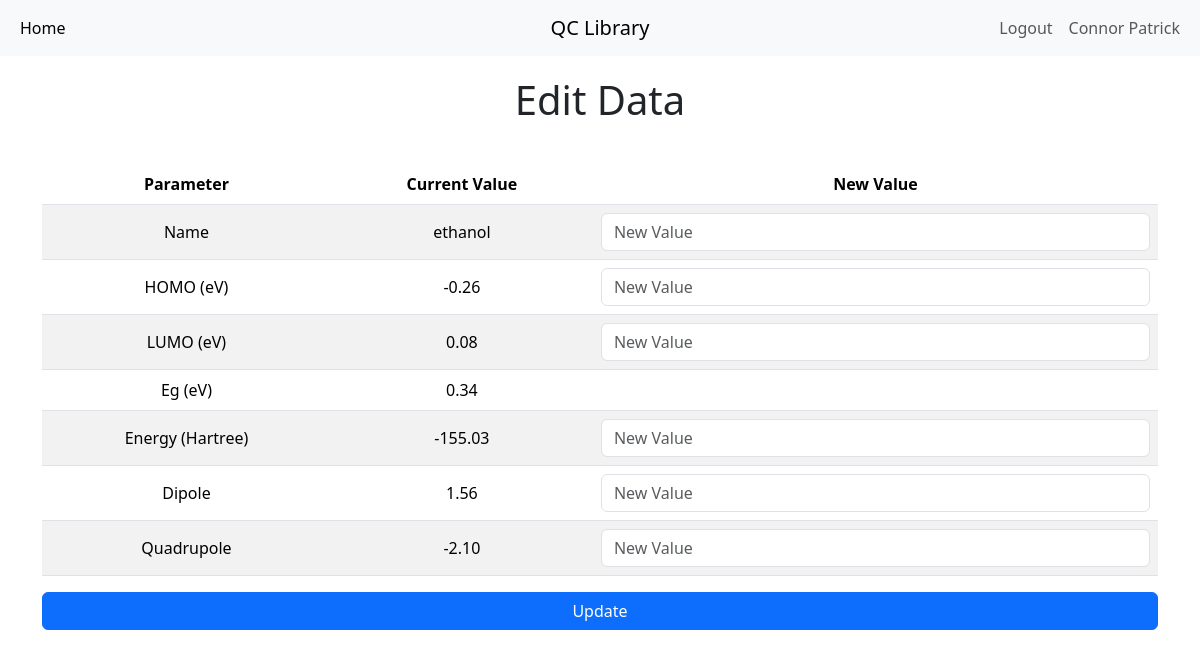
The page /edit?id=3 (signed in) on the database its author committed.
### main.py (models this page shows)
class User(UserMixin, db.Model):
    __tablename__ = "users"
    id: Mapped[int] = mapped_column(Integer, primary_key=True)
    email: Mapped[str] = mapped_column(String(100), unique=True)
    password: Mapped[str] = mapped_column(String(100))
    name: Mapped[str] = mapped_column(String(1000))

class QC_data(db.Model):
    __tablename__ = "data"
    id: Mapped[int] = mapped_column(Integer, primary_key=True)
    qc_name: Mapped[str] = mapped_column(String(250), unique=True, nullable=False)
    HOMO: Mapped[Decimal] = mapped_column(Numeric(5, 2), nullable=False)
    LUMO: Mapped[Decimal] = mapped_column(Numeric(5, 2), nullable=False)
    Eg: Mapped[Decimal] = mapped_column(Numeric(5, 2), nullable=False)
    Energy: Mapped[Decimal] = mapped_column(Numeric(5, 2), nullable=False)
    Dipole: Mapped[Decimal] = mapped_column(Numeric(5, 2), nullable=False)
    Quadrupole: Mapped[Decimal] = mapped_column(Numeric(5, 2), nullable=False)

### main.py (the view, shortened to what this page needs)
@app.route("/edit", methods=["GET", "POST"])
def edit():
    if current_user.is_authenticated:
        data_id = request.args.get("id")
        data_selected = db.get_or_404(QC_data, data_id)
        return render_template("edit.html", data=data_selected)
    else:
        flash("Please authenticate to edit data.")
        return redirect(url_for("login"))

### main.py (called while the page is built)
@login_manager.user_loader
def load_user(user_id):
    return db.get_or_404(User, user_id)

### templates/edit.html (shortened to what this page needs)
{% extends "base.html" %}
{% block content %}
<div class="container">
  <h1 class="text-center" style="margin-top: 20px; margin-bottom: 40px;">Edit Data</h1>
  <form action="{{ url_for('edit') }}" method="POST">
    <table class="table table-striped table-hover table-responsive text-center align-middle">
      <thead>
        <tr>
          <th scope="col">Parameter</th>
          <th scope="col">Current Value</th>
          <th scope="col">New Value</th>
        </tr>
      </thead>
      <tbody>
      <tr>
        <td scope="row">Name</td>
        <td scope="row">{{data.qc_name}}</td>
          <td>
            <input class="form-control" name="qc_name" type="text" placeholder="New Value" />
          </td>
        </tr>
        <tr>
          <td scope="row">HOMO (eV)</td>
          <td scope="row">{{data.HOMO}}</td>
          <td>
            <input class="form-control" name="HOMO" type="text" placeholder="New Value" />
          </td>
        </tr>
        <tr>
          <td scope="row">LUMO (eV)</td>
          <td scope="row">{{data.LUMO}}</td>
          <td>
            <input class="form-control" name="LUMO" type="text" placeholder="New Value" />
          </td>
        </tr>
        <tr>
          <td scope="row">Eg (eV)</td>
          <td scope="row">{{data.Eg}}</td>
          <td scope="row"></td>
        </tr>
        <tr>
          <td scope="row">Energy (Hartree)</td>
          <td scope="row">{{data.Energy}}</td>
          <td>
            <input class="form-control" name="Energy" type="text" placeholder="New Value" />
          </td>
        </tr>
        <tr>
          <td scope="row">Dipole</td>
          <td scope="row">{{data.Dipole}}</td>
          <td>
            <input class="form-control" name="Dipole" type="text" placeholder="New Value" />
          </td>
        </tr>
        <tr>
          <td scope="row">Quadrupole</td>
          <td scope="row">{{data.Quadrupole}}</td>
          <td>
            <input class="form-control" name="Quadrupole" type="text" placeholder="New Value" />
          </td>
        </tr>
      </tbody>
    </table>
    <button class="btn btn-primary w-100" type="submit">Update</button>
  </form>
</div>
{% endblock %}

### templates/base.html (shortened to what this page needs)
<!DOCTYPE html>
<html lang="en">
  <head>
    <link href="https://cdn.jsdelivr.net/npm/bootstrap@5.3.3/dist/css/bootstrap.min.css" rel="stylesheet">
  </head>
  <body>
    <nav class="navbar navbar-expand-md navbar-light bg-light">
      <div class="container-fluid">
          <div class="navbar-collapse collapse w-100 order-1 order-md-0 dual-collapse2">
            <div class="collapse navbar-collapse" id="navbarNavAltMarkup">
              <div class="navbar-nav">
                <a class="nav-link active" aria-current="page" href="{{ url_for('home') }}">Home</a>
              </div>
            </div>
          </div>
          <div class="mx-auto order-0">
              <a class="navbar-brand mx-auto" href="{{ url_for('home') }}">QC Library</a>
          </div>
          <div class="navbar-collapse collapse w-100 order-3 dual-collapse2">
            <div class="navbar-nav ms-auto">
              {% if current_user.is_authenticated %}
              <a class="nav-link" href="{{ url_for('logout') }}">Logout</a>
              {% endif %}
              <a class="nav-link">{{current_user.name}}</a>
              </div>
        </div>
      </div>
    </nav>
  {% block content %}
  {% endblock %}
  </body>
</html>

### rows shown on the page
User: name "Connor Patrick"
QC_data: qc_name "ethanol", HOMO "-0.26", LUMO "0.08", Eg "0.34", Energy "-155.03", Dipole "1.56", Quadrupole "-2.10"
